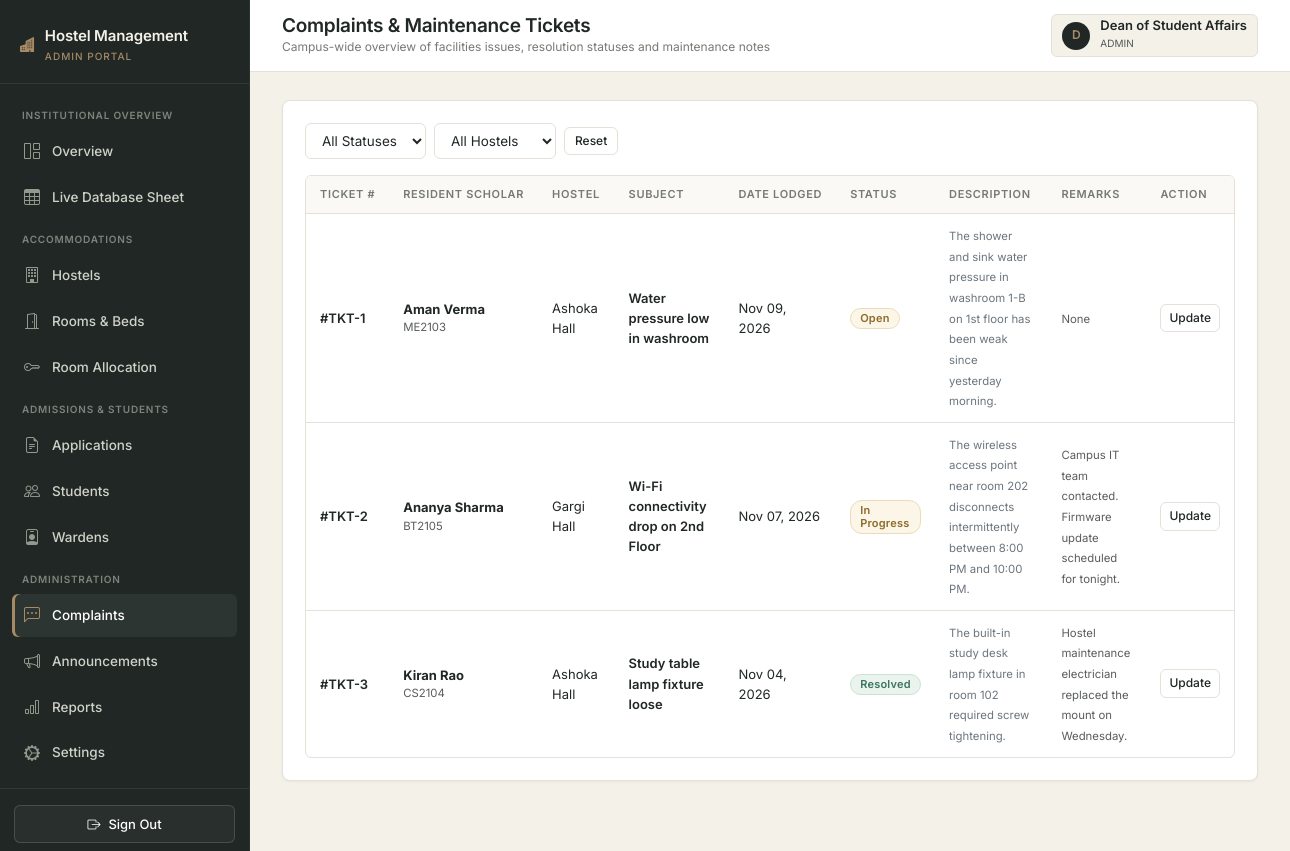
The page /admin/complaints (signed in) on the database its author committed.
### app/models.py (models this page shows, shortened)
class User(UserMixin, db.Model):
    __tablename__ = "users"
    id = db.Column(db.Integer, primary_key=True)
    name = db.Column(db.String(100), nullable=False)
    email = db.Column(db.String(120), unique=True, nullable=False, index=True)
    password_hash = db.Column(db.String(255), nullable=False)
    role = db.Column(db.Enum("student", "warden", "admin", name="user_roles"), nullable=False)
    created_at = db.Column(db.DateTime, default=datetime.utcnow, nullable=False)
    student = db.relationship("Student", backref="user", uselist=False, cascade="all, delete-orphan")
    warden = db.relationship("Warden", backref="user", uselist=False, cascade="all, delete-orphan")

class Complaint(db.Model):
    __tablename__ = "complaints"
    id = db.Column(db.Integer, primary_key=True)
    student_id = db.Column(db.Integer, db.ForeignKey("students.id", ondelete="CASCADE"), nullable=False)
    hostel_id = db.Column(db.Integer, db.ForeignKey("hostels.id", ondelete="SET NULL"), nullable=True)
    complaint_title = db.Column(db.String(150), nullable=False)
    description = db.Column(db.Text, nullable=False)
    complaint_date = db.Column(db.DateTime, default=datetime.utcnow, nullable=False)
    status = db.Column(db.Enum("Open", "In Progress", "Resolved", "Closed", name="complaint_status"), default="Open", nullable=False)
    warden_remarks = db.Column(db.String(255))

class Student(db.Model):
    __tablename__ = "students"
    id = db.Column(db.Integer, primary_key=True)
    user_id = db.Column(db.Integer, db.ForeignKey("users.id", ondelete="CASCADE"), unique=True, nullable=False)
    registration_number = db.Column(db.String(30), unique=True, nullable=False, index=True)
    phone = db.Column(db.String(15), nullable=False)
    department = db.Column(db.String(100), nullable=False)
    academic_year = db.Column(db.SmallInteger, nullable=False)
    gender = db.Column(db.Enum("Male", "Female", "Other", name="genders"), nullable=False)
    address = db.Column(db.String(255))
    applications = db.relationship("Application", backref="student", cascade="all, delete-orphan", lazy="dynamic")
    allocations = db.relationship("Allocation", backref="student", cascade="all, delete-orphan", lazy="dynamic")
    complaints = db.relationship("Complaint", backref="student", cascade="all, delete-orphan", lazy="dynamic")

class Hostel(db.Model):
    __tablename__ = "hostels"
    id = db.Column(db.Integer, primary_key=True)
    hostel_name = db.Column(db.String(100), unique=True, nullable=False)
    hostel_type = db.Column(db.Enum("Boys", "Girls", "Co-ed", name="hostel_types"), nullable=False)
    address = db.Column(db.String(255), nullable=False)
    total_rooms = db.Column(db.Integer, default=0, nullable=False)
    description = db.Column(db.Text)
    rooms = db.relationship("Room", backref="hostel", cascade="all, delete-orphan", lazy="dynamic")
    wardens = db.relationship("Warden", backref="hostel", lazy="dynamic")
    complaints = db.relationship("Complaint", backref="hostel", lazy="dynamic")
    announcements = db.relationship("Announcement", backref="hostel", lazy="dynamic")

### app/admin/routes.py (the view)
@bp.route("/complaints")
@login_required
@role_required("admin")
def complaints():
    status_filter = request.args.get("status", "").strip()
    hostel_id = request.args.get("hostel_id", type=int)
    comps_query = Complaint.query.join(Student)
    if status_filter:
        comps_query = comps_query.filter(Complaint.status == status_filter)
    if hostel_id:
        comps_query = comps_query.filter(Complaint.hostel_id == hostel_id)
    all_comps = comps_query.order_by(Complaint.complaint_date.desc()).all()
    hostels = Hostel.query.all()
    return render_template("admin/complaints.html",
                           complaints=all_comps,
                           hostels=hostels,
                           selected_status=status_filter,
                           selected_hostel=hostel_id)

### app/__init__.py (called while the page is built)
@login_manager.user_loader
def load_user(user_id):
    from .models import User
    return db.session.get(User, int(user_id))

### app/templates/admin/complaints.html (shortened to what this page needs)
{% extends "shared/base.html" %}
{% block page_title %}Complaints & Maintenance Tickets{% endblock %}
{% block page_subtitle %}Campus-wide overview of facilities issues, resolution statuses and maintenance notes{% endblock %}
{% block content %}
<div class="content-panel">
  <form method="GET" action="{{ url_for('admin.complaints') }}" class="d-flex flex-wrap gap-2 align-items-center mb-3">
    <select name="status" class="form-select-custom" style="width: auto;" onchange="this.form.submit()">
      <option value="">All Statuses</option>
    </select>
    <select name="hostel_id" class="form-select-custom" style="width: auto;" onchange="this.form.submit()">
      <option value="">All Hostels</option>
    </select>
    <a href="{{ url_for('admin.complaints') }}" class="btn-custom btn-outline-custom btn-sm-custom">Reset</a>
  </form>
  {% if complaints %}
    <div class="table-responsive-wrapper">
      <table class="custom-table">
        <thead>
          <tr>
            <th>Ticket #</th>
            <th>Resident Scholar</th>
            <th>Hostel</th>
            <th>Subject</th>
            <th>Date Lodged</th>
            <th>Status</th>
            <th>Description</th>
            <th>Remarks</th>
            <th>Action</th>
          </tr>
        </thead>
        <tbody>
          {% for c in complaints %}
            <tr>
              <td class="fw-semibold">#TKT-{{ c.id }}</td>
              <td>
                <span class="fw-bold">{{ c.student.user.name }}</span>
                <small class="text-muted d-block">{{ c.student.registration_number }}</small>
              </td>
              <td>{{ c.hostel.hostel_name if c.hostel else 'General' }}</td>
              <td class="fw-semibold">{{ c.complaint_title }}</td>
              <td>{{ c.complaint_date.strftime('%b %d, %Y') }}</td>
              <td>{{ c.status|status_badge|safe }}</td>
              <td style="max-width: 220px;"><span class="text-secondary small">{{ c.description }}</span></td>
              <td style="max-width: 180px;"><span class="text-muted small">{{ c.warden_remarks or 'None' }}</span></td>
              <td>
                <button class="btn-custom btn-outline-custom btn-sm-custom py-1 px-2" data-bs-toggle="modal" data-bs-target="#updateComplaintModal{{ c.id }}">
                  Update
                </button>
              </td>
            </tr>
          {% endfor %}
        </tbody>
      </table>
    </div>
  {% else %}
    <div class="text-center py-5 text-muted small">No complaints found.</div>
  {% endif %}
</div>
{% endblock %}

### app/templates/shared/base.html (shortened to what this page needs)
<!DOCTYPE html>
<html lang="en">
<head>
  <link rel="stylesheet" href="https://cdn.jsdelivr.net/npm/bootstrap@5.3.3/dist/css/bootstrap.min.css">
  <link rel="stylesheet" href="https://cdn.jsdelivr.net/npm/bootstrap-icons@1.11.3/font/bootstrap-icons.min.css">
  <link rel="stylesheet" href="{{ url_for('static', filename='css/main.css') }}">
</head>
<body>
{% if current_user.is_authenticated %}
  <div class="app-wrapper">
    <aside class="app-sidebar">
      <div class="sidebar-header">
        <div class="sidebar-brand">
          <i class="bi bi-buildings-fill text-warning" style="color: var(--accent-bronze) !important;"></i>
          <div>
            <div>Hostel Management</div>
            <small>{{ current_user.role }} portal</small>
          </div>
        </div>
      </div>
      <nav class="sidebar-nav">
        {% if current_user.role == 'admin' %}
          <div class="nav-section-title">Institutional Overview</div>
          <a href="{{ url_for('admin.overview') }}" class="{{ 'active' if request.endpoint == 'admin.overview' else '' }}">
            <i class="bi bi-grid-1x2"></i> Overview
          </a>
          <a href="{{ url_for('admin.sheets') }}" class="{{ 'active' if request.endpoint == 'admin.sheets' else '' }}">
            <i class="bi bi-table"></i> Live Database Sheet
          </a>
          <div class="nav-section-title">Accommodations</div>
          <a href="{{ url_for('admin.hostels') }}" class="{{ 'active' if request.endpoint == 'admin.hostels' else '' }}">
            <i class="bi bi-building"></i> Hostels
          </a>
          <a href="{{ url_for('admin.rooms') }}" class="{{ 'active' if request.endpoint == 'admin.rooms' else '' }}">
            <i class="bi bi-door-open"></i> Rooms & Beds
          </a>
          <a href="{{ url_for('admin.allocations') }}" class="{{ 'active' if request.endpoint == 'admin.allocations' else '' }}">
            <i class="bi bi-key"></i> Room Allocation
          </a>
          <div class="nav-section-title">Admissions & Students</div>
          <a href="{{ url_for('admin.applications') }}" class="{{ 'active' if request.endpoint == 'admin.applications' else '' }}">
            <i class="bi bi-file-earmark-text"></i> Applications
          </a>
          <a href="{{ url_for('admin.students') }}" class="{{ 'active' if request.endpoint == 'admin.students' else '' }}">
            <i class="bi bi-people"></i> Students
          </a>
          <a href="{{ url_for('admin.wardens') }}" class="{{ 'active' if request.endpoint == 'admin.wardens' else '' }}">
            <i class="bi bi-person-badge"></i> Wardens
          </a>
          <div class="nav-section-title">Administration</div>
          <a href="{{ url_for('admin.complaints') }}" class="{{ 'active' if request.endpoint == 'admin.complaints' else '' }}">
            <i class="bi bi-chat-left-dots"></i> Complaints
          </a>
          <a href="{{ url_for('admin.announcements') }}" class="{{ 'active' if request.endpoint == 'admin.announcements' else '' }}">
            <i class="bi bi-megaphone"></i> Announcements
          </a>
          <a href="{{ url_for('admin.reports') }}" class="{{ 'active' if request.endpoint == 'admin.reports' else '' }}">
            <i class="bi bi-bar-chart"></i> Reports
          </a>
          <a href="{{ url_for('admin.settings') }}" class="{{ 'active' if request.endpoint == 'admin.settings' else '' }}">
            <i class="bi bi-gear-wide-connected"></i> Settings
          </a>
        {% endif %}
      </nav>
      <div class="sidebar-footer">
        <a href="{{ url_for('auth.logout') }}" class="btn-custom btn-outline-custom w-100 justify-content-center text-white" style="border-color: rgba(255,255,255,0.15); background: rgba(255,255,255,0.04);">
          <i class="bi bi-box-arrow-right"></i> Sign Out
        </a>
      </div>
    </aside>
    <div class="app-main">
      <header class="app-topbar">
        <div class="d-flex align-items-center gap-3">
          <div class="topbar-title">
            <h1>{% block page_title %}Dashboard{% endblock %}</h1>
            <div class="breadcrumb-sub">{% block page_subtitle %}{{ college_name }}{% endblock %}</div>
          </div>
        </div>
        <div class="topbar-actions">
          <div class="user-profile-badge">
            <div class="user-avatar">{{ current_user.name[:1] }}</div>
            <div>
              <div class="fw-semibold lh-1">{{ current_user.name }}</div>
              <small class="text-muted text-uppercase" style="font-size: 10px;">{{ current_user.role }}</small>
            </div>
          </div>
        </div>
      </header>
      <div class="app-content">
        {% block content %}{% endblock %}
      </div>
    </div>
  </div>
{% endif %}
</body>
</html>

### rows shown on the page
User: role "ADMIN", name "D", name "Dean of Student Affairs"
Complaint: id "1", student.user.name "Aman Verma", student.registration_number "ME2103", hostel "Ashoka Hall", complaint_title "Water pressure low in washroom", complaint_date "Nov 09, 2026", status|status_badge "Open", description "The shower and sink water pressure in washroom 1-B on 1st floor has been weak since yesterday morning.", warden_remarks "None"
Complaint: id "2", student.user.name "Ananya Sharma", student.registration_number "BT2105", hostel "Gargi Hall", complaint_title "Wi-Fi connectivity drop on 2nd Floor", complaint_date "Nov 07, 2026", status|status_badge "In Progress", description "The wireless access point near room 202 disconnects intermittently between 8:00 PM and 10:00 PM.", warden_remarks "Campus IT team contacted. Firmware update scheduled for tonight."
Complaint: id "3", student.user.name "Kiran Rao", student.registration_number "CS2104", hostel "Ashoka Hall", complaint_title "Study table lamp fixture loose", complaint_date "Nov 04, 2026", status|status_badge "Resolved", description "The built-in study desk lamp fixture in room 102 required screw tightening.", warden_remarks "Hostel maintenance electrician replaced the mount on Wednesday."
